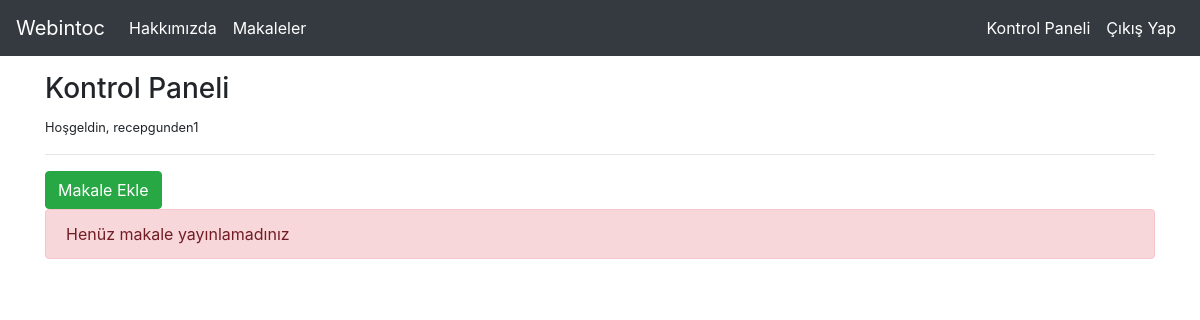
Page /dashboard (signed in) on the earlier database version.
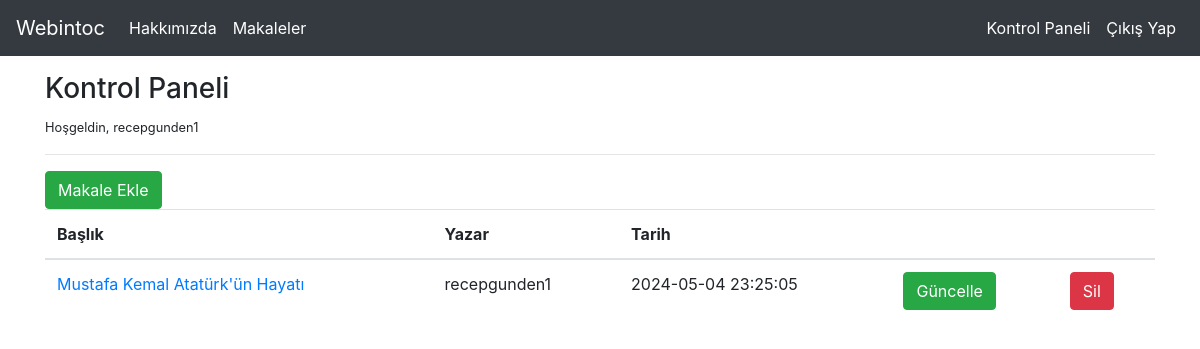
Same page on the later database version.
### tables this page shows
CREATE TABLE "articles" (
    "id" INTEGER PRIMARY KEY AUTOINCREMENT,
    "title" TEXT,
    "author" TEXT,
    "content" TEXT,
    "created_date" TIMESTAMP DEFAULT (datetime('now', 'localtime'))
);

### webintoc.py (the view)
@app.route("/dashboard")
@login_required
def dashboard():
    with sql.connect("webintoc.db") as con:
        cursor = con.cursor()
        sorgu = "SELECT * FROM articles WHERE author = ?"
        cursor.execute(sorgu, (session["username"],))
        articles = cursor.fetchall()
    if articles:
        return render_template("dashboard.html", articles=articles)
    else:
        return render_template("dashboard.html")

### webintoc.py (called while the page is built)
def login_required(f):
    @wraps(f)
    def decorated_function(*args, **kwargs):
        if "logged_in" in session:
            return f(*args, **kwargs)
        else:
            flash("Bu sayfayı görüntülemek için lütfen giriş yapınız..","danger")
            return redirect(url_for("login"))
    return decorated_function

### templates/dashboard.html
{% extends 'layout.html' %}
{% block body %}
    <h3>Kontrol Paneli</h3>
    <small>Hoşgeldin, {{session["username"]}}</small>
    <hr>
    <a href="/addarticle" class="btn btn-success">Makale Ekle</a>
    <br>
    {% if articles %}
    <table class="table table-hover">
        <thead>
          <tr>
            <th scope="col">Başlık</th>
            <th scope="col">Yazar</th>
            <th scope="col">Tarih</th>
            <th scope="col"></th>
            <th scope="col"></th>
          </tr>
        </thead>
        <tbody>
          {% for article in articles %}
          <tr>
            <td><a href="/article/{{article[0]}}">{{article[1]}}</a></td>
            <td>{{article[2]}}</td>
            <td>{{article[4]}}</td>
            <td><a href="/edit/{{article[0]}}" class="btn btn-success">Güncelle</a></td>
            <td><a href="/delete/{{article[0]}}" class="btn btn-danger">Sil</a></td>
          </tr>
          {% endfor %}
        </tbody>
      </table>
    {% else %}
        <div class="alert alert-danger">Henüz makale yayınlamadınız</div>
    {% endif %}
{% endblock %}

Differences in the rows shown:
added articles: username "recepgunden1", title "Mustafa Kemal Atatürk'ün Hayatı", author "recepgunden1", created_date "2024-05-04 23:25:05"
Other differences:
{{ session["username"] }}: "recepgunden1" → (not shown)
text no longer shown: "Henüz makale yayınlamadınız"
text now shown: "Başlık Yazar Tarih"
